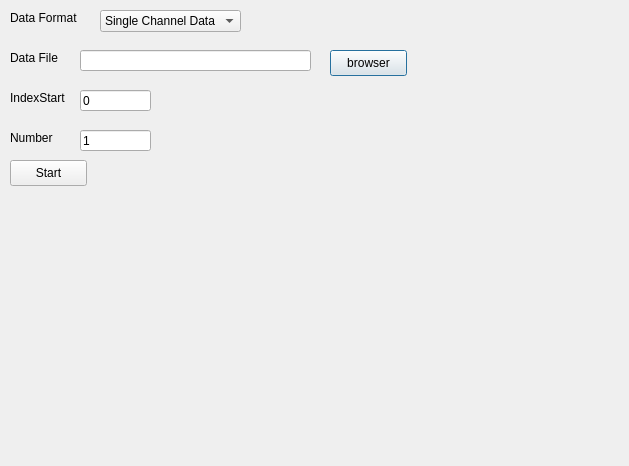
<?xml version="1.0" encoding="UTF-8"?>
<ui version="4.0">
 <class>DialogAPSImportData</class>
 <widget class="QDialog" name="DialogAPSImportData">
  <property name="windowModality">
   <enum>Qt::WindowModal</enum>
  </property>
  <property name="geometry">
   <rect>
    <x>0</x>
    <y>0</y>
    <width>629</width>
    <height>466</height>
   </rect>
  </property>
  <property name="windowTitle">
   <string>ImportData</string>
  </property>
  <widget class="QLineEdit" name="lineEditDataFile">
   <property name="geometry">
    <rect>
     <x>80</x>
     <y>50</y>
     <width>231</width>
     <height>21</height>
    </rect>
   </property>
  </widget>
  <widget class="QPushButton" name="pushButtonBrowser">
   <property name="geometry">
    <rect>
     <x>330</x>
     <y>50</y>
     <width>77</width>
     <height>26</height>
    </rect>
   </property>
   <property name="text">
    <string>browser</string>
   </property>
  </widget>
  <widget class="QLabel" name="label">
   <property name="geometry">
    <rect>
     <x>10</x>
     <y>50</y>
     <width>61</width>
     <height>16</height>
    </rect>
   </property>
   <property name="text">
    <string>Data File</string>
   </property>
  </widget>
  <widget class="QLabel" name="label_2">
   <property name="geometry">
    <rect>
     <x>10</x>
     <y>90</y>
     <width>61</width>
     <height>16</height>
    </rect>
   </property>
   <property name="text">
    <string>IndexStart</string>
   </property>
  </widget>
  <widget class="QLineEdit" name="lineEditIndexStart">
   <property name="geometry">
    <rect>
     <x>80</x>
     <y>90</y>
     <width>71</width>
     <height>21</height>
    </rect>
   </property>
   <property name="text">
    <string>0</string>
   </property>
  </widget>
  <widget class="QLabel" name="label_3">
   <property name="geometry">
    <rect>
     <x>10</x>
     <y>130</y>
     <width>54</width>
     <height>16</height>
    </rect>
   </property>
   <property name="text">
    <string>Number</string>
   </property>
  </widget>
  <widget class="QLineEdit" name="lineEditNumber">
   <property name="geometry">
    <rect>
     <x>80</x>
     <y>130</y>
     <width>71</width>
     <height>21</height>
    </rect>
   </property>
   <property name="text">
    <string>1</string>
   </property>
  </widget>
  <widget class="QPushButton" name="pushButtonStart">
   <property name="geometry">
    <rect>
     <x>10</x>
     <y>160</y>
     <width>77</width>
     <height>26</height>
    </rect>
   </property>
   <property name="text">
    <string>Start</string>
   </property>
  </widget>
  <widget class="QLabel" name="label_Res">
   <property name="geometry">
    <rect>
     <x>10</x>
     <y>200</y>
     <width>71</width>
     <height>41</height>
    </rect>
   </property>
   <property name="text">
    <string/>
   </property>
  </widget>
  <widget class="QComboBox" name="comboBoxImportFormat">
   <property name="geometry">
    <rect>
     <x>100</x>
     <y>10</y>
     <width>141</width>
     <height>22</height>
    </rect>
   </property>
   <item>
    <property name="text">
     <string>Single Channel Data</string>
    </property>
   </item>
   <item>
    <property name="text">
     <string>MIPI Data</string>
    </property>
   </item>
  </widget>
  <widget class="QLabel" name="label_4">
   <property name="geometry">
    <rect>
     <x>10</x>
     <y>10</y>
     <width>81</width>
     <height>16</height>
    </rect>
   </property>
   <property name="text">
    <string>Data Format</string>
   </property>
  </widget>
 </widget>
 <resources/>
 <connections/>
</ui>
